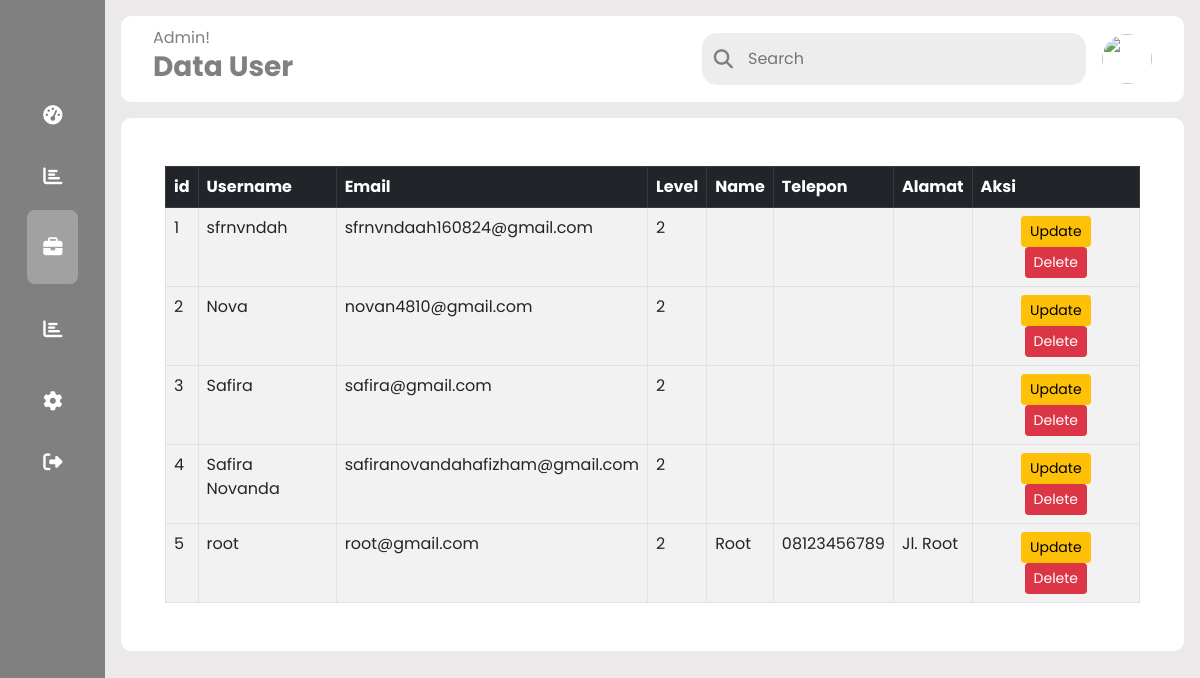
Page /Admin/data_user.php on the committed database.
### tables this page shows
CREATE TABLE `users` (
  `user_id` int NOT NULL,
  `username` varchar(100) NOT NULL,
  `email` varchar(100) NOT NULL,
  `password` varchar(255) NOT NULL,
  `level` tinyint DEFAULT NULL,
  `name` varchar(255) DEFAULT NULL,
  `phone` varchar(15) DEFAULT NULL,
  `address` varchar(255) DEFAULT NULL
);

### Admin/data_user.php (the view, shortened to what this page needs)
<?php
  include 'koneksi/koneksi.php'
?>
<!DOCTYPE html>
<html lang="en">
<head>
    <link rel="stylesheet" href="css/style2.css" />
    <link href="https://cdn.jsdelivr.net/npm/bootstrap@5.0.2/dist/css/bootstrap.min.css" rel="stylesheet">
    <link rel="stylesheet" href="https://cdnjs.cloudflare.com/ajax/libs/font-awesome/6.4.0/css/all.min.css"
    />
</head>
<body>
<div class="sidebar">
      <div class="logo"></div>
      <ul class="menu">
        <li>
          <a href="timeline.php">
            <i class="fas fa-tachometer-alt"></i>
          </a>
        </li>
        <li>
          <a href="pengeluaran.php">
            <i class="fas fa-chart-bar"></i>
          </a>
        </li>
        <li class="active">
          <a href="data_user.php">
            <i class="fas fa-briefcase"></i>
          </a>
        </li>
        <li>
          <a href="data_galon.php">
            <i class="fas fa-chart-bar"></i>
          </a>
        </li>
        <li>
          <a href="settings.php">
            <i class="fas fa-cog"></i>
          </a>
        </li>
        <li>
          <a href="index.php">
            <i class="fas fa-sign-out-alt"></i>
          </a>
        </li>
      </ul>
    </div>
    <div class="main--content">
      <div class="header--wrapper">
        <div class="header--title">
          <span>Admin!</span>
          <h3><b>Data User</b></h3>
        </div>
        <div class="user--info">
          <div class="search--box">
            <i class="fa-solid fa-search"></i>
            <input type="text" placeholder="Search" />
          </div>
          <img src="admin.png" alt="" />
        </div>
      </div>
      <div class="card--container">
<div class="container mt-3">
    <table class="table table-striped table-hover table-bordered">
        <thead class="table-dark">
            <th>id</th>
            <th>Username</th>
            <th>Email</th>
            <th>Level</th>
            <th>Name</th>
            <th>Telepon</th>
            <th>Alamat</th>
            <th>Aksi</th>
        </thead>
        <?php
            $sqlGet = "SELECT * FROM users";
            $query = mysqli_query($conn, $sqlGet);
            while($data = mysqli_fetch_array($query)){
                 echo "
                    <tbody>
                     <tr>
                        <td>$data[user_id]</td>
                        <td>$data[username]</td>
                        <td>$data[email]</td>
                        <td>$data[level]</td>
                        <td>$data[name]</td>
                        <td>$data[phone]</td>
                        <td>$data[address]</td>
                        <td>
                            <div class='row'>
                                <div class='col d-flex justify-content-center'>
                                <a href='update_user.php?id=$data[user_id]' class='btn btn-sm btn-warning'>Update</a>
                                </div>
                                <div class='col d-flex justify-content-center'>
                                <a href='delete_user.php?id=$data[user_id]' class='btn btn-sm btn-danger'>Delete</a>
                                </div>
                            </div>
                        </td>
                      </tr>
                    </tbody>
                ";
            }
        ?>
    </table>
    </div>
    </div>
</div>
</body>
</html>

### css/style2.css (style rules this page uses)
* { margin: 0; padding: 0; border: none; outline: none; box-sizing: border-box; font-family: "Poppins", sans-serif; }
body { display: flex; }
.sidebar { position: sticky; top: 0; left: 0; bottom: 0; width: 110px; height: 100vh; padding: 0 1.7rem; color: #fff; overflow: hidden; transition: all 0.5s linear; background: gray; }
.logo { height: 80px; padding: 16px; }
.menu { height: 88%; position: relative; list-style: none; padding: 0; }
.menu li { padding: 1rem; margin: 8px 0; border-radius: 8px; transition: all 0.5s ease-in-out; }
.menu li:hover, .active { background: #e0e0e058; }
.menu a { color: #fff; font-size: 14px; text-decoration: none; display: flex; align-items: center; gap: 1.5rem; }
.menu a i { font-size: 1.2rem; }
.main--content { position: relative; background: #ebe9e9; width: 100%; padding: 1rem; }
.header--wrapper img { width: 50px; height: 50px; cursor: pointer; border-radius: 50%; }
.header--wrapper { display: flex; justify-content: space-between; align-items: center; flex-wrap: wrap; background: #fff; border-radius: 10px; padding: 10px 2rem; margin-bottom: 1rem; }
.header--title { color: gray; }
.user--info { display: flex; align-items: center; gap: 1rem; }
.search--box { background: rgba(237, 237, 237); border-radius: 15px; color: gray; display: flex; align-items: center; gap: 5px; padding: 4px 12px; }
.search--box input { background: transparent; padding: 10px; }
.search--box i { font-size: 1.2rem; cursor: pointer; transition: all 0.5s ease-out; }
.card--container { background: #fff; padding: 2rem; border-radius: 10px; }

### rows in the picture
users: user_id "1", username "sfrnvndah", email "sfrnvndaah160824@gmail.com", level "2"
users: user_id "2", username "Nova", email "novan4810@gmail.com", level "2"
users: user_id "3", username "Safira", email "safira@gmail.com", level "2"
users: user_id "4", username "Safira Novanda", email "safiranovandahafizham@gmail.com", level "2"
users: user_id "5", username "root", email "root@gmail.com", level "2", name "Root", phone "08123456789", address "Jl. Root"
